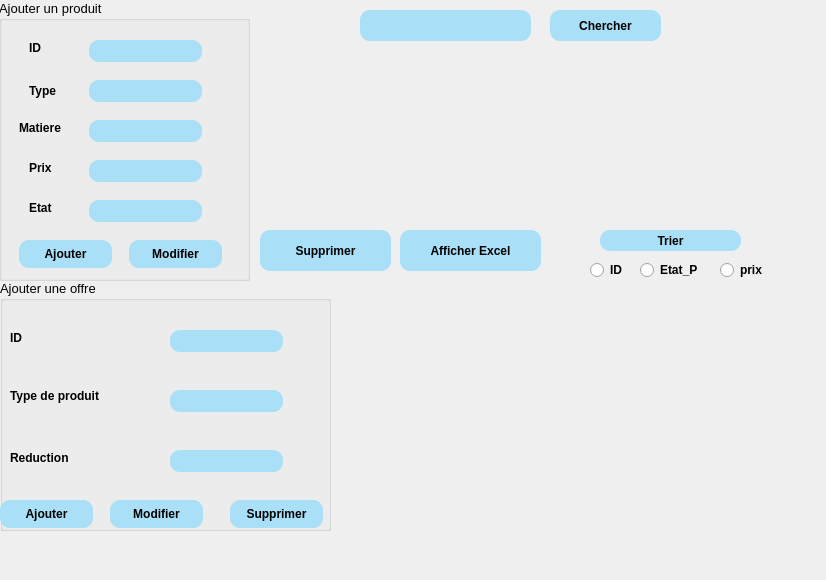
    <widget class="QWidget" name="tab_3">
     <property name="styleSheet">
      <string notr="true">#tab_3{
background-image:url(D:/Esprit/c++/projectC++/integration/Smart_Dry_Cleaner_2A2/image/BG.png);
}</string>
     </property>
     <attribute name="title">
      <string>Les Produits</string>
     </attribute>
     <widget class="QRadioButton" name="etat_radio_butt">
      <property name="geometry">
       <rect>
        <x>640</x>
        <y>260</y>
        <width>71</width>
        <height>20</height>
       </rect>
      </property>
      <property name="font">
       <font>
        <pointsize>9</pointsize>
        <italic>false</italic>
        <bold>true</bold>
       </font>
      </property>
      <property name="text">
       <string>Etat_P</string>
      </property>
     </widget>
     <widget class="QPushButton" name="pushButton_5">
      <property name="geometry">
       <rect>
        <x>550</x>
        <y>10</y>
        <width>111</width>
        <height>31</height>
       </rect>
      </property>
      <property name="font">
       <font>
        <pointsize>9</pointsize>
        <italic>false</italic>
        <bold>true</bold>
       </font>
      </property>
      <property name="styleSheet">
       <string notr="true">background-color: rgb(169, 223, 247);
color:rgb(0,0,0);
border-radius:10px;</string>
      </property>
      <property name="text">
       <string>Chercher</string>
      </property>
     </widget>
     <widget class="QRadioButton" name="prix_radio_butt">
      <property name="geometry">
       <rect>
        <x>720</x>
        <y>260</y>
        <width>97</width>
        <height>20</height>
       </rect>
      </property>
      <property name="font">
       <font>
        <pointsize>9</pointsize>
        <italic>false</italic>
        <bold>true</bold>
       </font>
      </property>
      <property name="text">
       <string>prix</string>
      </property>
     </widget>
     <widget class="QPushButton" name="pushButton_14">
      <property name="geometry">
       <rect>
        <x>600</x>
        <y>230</y>
        <width>141</width>
        <height>21</height>
       </rect>
      </property>
      <property name="font">
       <font>
        <pointsize>9</pointsize>
        <italic>false</italic>
        <bold>true</bold>
       </font>
      </property>
      <property name="styleSheet">
       <string notr="true">background-color: rgb(169, 223, 247);
color:rgb(0,0,0);
border-radius:10px;

</string>
      </property>
      <property name="text">
       <string>Trier</string>
      </property>
     </widget>
     <widget class="QTreeView" name="treeView_2">
      <property name="geometry">
       <rect>
        <x>350</x>
        <y>300</y>
        <width>431</width>
        <height>231</height>
       </rect>
      </property>
      <property name="styleSheet">
       <string notr="true">background-color: transparent;</string>
      </property>
     </widget>
     <widget class="QGroupBox" name="groupBox_3">
      <property name="geometry">
       <rect>
        <x>-1</x>
        <y>0</y>
        <width>251</width>
        <height>281</height>
       </rect>
      </property>
      <property name="font">
       <font>
        <pointsize>10</pointsize>
        <italic>false</italic>
        <bold>false</bold>
       </font>
      </property>
      <property name="styleSheet">
       <string notr="true">border-color = rgb(0, 0, 127) ;
border-raduis = 10px;</string>
      </property>
      <property name="title">
       <string>Ajouter un produit</string>
      </property>
      <widget class="QLabel" name="label_7">
       <property name="geometry">
        <rect>
         <x>30</x>
         <y>40</y>
         <width>56</width>
         <height>16</height>
        </rect>
       </property>
       <property name="font">
        <font>
         <pointsize>9</pointsize>
         <bold>true</bold>
        </font>
       </property>
       <property name="text">
        <string>ID</string>
       </property>
      </widget>
      <widget class="QLabel" name="label_8">
       <property name="geometry">
        <rect>
         <x>30</x>
         <y>80</y>
         <width>56</width>
         <height>21</height>
        </rect>
       </property>
       <property name="font">
        <font>
         <pointsize>9</pointsize>
         <bold>true</bold>
        </font>
       </property>
       <property name="text">
        <string>Type</string>
       </property>
      </widget>
      <widget class="QLabel" name="label_9">
       <property name="geometry">
        <rect>
         <x>20</x>
         <y>120</y>
         <width>61</width>
         <height>16</height>
        </rect>
       </property>
       <property name="font">
        <font>
         <pointsize>9</pointsize>
         <bold>true</bold>
        </font>
       </property>
       <property name="text">
        <string>Matiere</string>
       </property>
      </widget>
      <widget class="QLabel" name="label_10">
       <property name="geometry">
        <rect>
         <x>30</x>
         <y>160</y>
         <width>56</width>
         <height>16</height>
        </rect>
       </property>
       <property name="font">
        <font>
         <pointsize>9</pointsize>
         <bold>true</bold>
        </font>
       </property>
       <property name="text">
        <string>Prix</string>
       </property>
      </widget>
      <widget class="QLabel" name="label_11">
       <property name="geometry">
        <rect>
         <x>30</x>
         <y>200</y>
         <width>56</width>
         <height>16</height>
        </rect>
       </property>
       <property name="font">
        <font>
         <pointsize>9</pointsize>
         <bold>true</bold>
        </font>
       </property>
       <property name="text">
        <string>Etat</string>
       </property>
      </widget>
      <widget class="QLineEdit" name="id_prod">
       <property name="geometry">
        <rect>
         <x>90</x>
         <y>40</y>
         <width>113</width>
         <height>22</height>
        </rect>
       </property>
       <property name="styleSheet">
        <string notr="true">background-color: rgb(169, 223, 247);
color:rgb(0,0,0);
border-radius:10px;

</string>
       </property>
       <property name="text">
        <string/>
       </property>
      </widget>
      <widget class="QLineEdit" name="type_prod">
       <property name="geometry">
        <rect>
         <x>90</x>
         <y>80</y>
         <width>113</width>
         <height>22</height>
        </rect>
       </property>
       <property name="styleSheet">
        <string notr="true">background-color: rgb(169, 223, 247);
color:rgb(0,0,0);

color: rgb(0, 85, 0);

border-radius:10px;
width: 0px;
height: 8000px;</string>
       </property>
      </widget>
      <widget class="QLineEdit" name="matiere_prod">
       <property name="geometry">
        <rect>
         <x>90</x>
         <y>120</y>
         <width>113</width>
         <height>22</height>
        </rect>
       </property>
       <property name="styleSheet">
        <string notr="true">background-color: rgb(169, 223, 247);
color:rgb(0,0,0);

color: rgb(0, 85, 0);

border-radius:10px;
width: 0px;
height: 8000px;
</string>
       </property>
      </widget>
      <widget class="QLineEdit" name="prix_prod">
       <property name="geometry">
        <rect>
         <x>90</x>
         <y>160</y>
         <width>113</width>
         <height>22</height>
        </rect>
       </property>
       <property name="styleSheet">
        <string notr="true">background-color: rgb(169, 223, 247);
color:rgb(0,0,0);

color: rgb(0, 85, 0);

border-radius:10px;
width: 0px;
height: 8000px;</string>
       </property>
      </widget>
      <widget class="QLineEdit" name="etat_prod">
       <property name="geometry">
        <rect>
         <x>90</x>
         <y>200</y>
         <width>113</width>
         <height>22</height>
        </rect>
       </property>
       <property name="styleSheet">
        <string notr="true">background-color: rgb(169, 223, 247);
color:rgb(0,0,0);

color: rgb(0, 85, 0);

border-radius:10px;
width: 0px;
height: 8000px;</string>
       </property>
      </widget>
      <widget class="QPushButton" name="pushButton_2">
       <property name="geometry">
        <rect>
         <x>20</x>
         <y>240</y>
         <width>93</width>
         <height>28</height>
        </rect>
       </property>
       <property name="font">
        <font>
         <pointsize>9</pointsize>
         <bold>true</bold>
        </font>
       </property>
       <property name="styleSheet">
        <string notr="true">background-color: rgb(169, 223, 247);
color:rgb(0,0,0);
border-radius:10px;</string>
       </property>
       <property name="text">
        <string>Ajouter</string>
       </property>
      </widget>
      <widget class="QPushButton" name="pushButton_6">
       <property name="geometry">
        <rect>
         <x>130</x>
         <y>240</y>
         <width>93</width>
         <height>28</height>
        </rect>
       </property>
       <property name="font">
        <font>
         <pointsize>9</pointsize>
         <italic>false</italic>
         <bold>true</bold>
        </font>
       </property>
       <property name="styleSheet">
        <string notr="true">background-color: rgb(169, 223, 247);
color:rgb(0,0,0);
border-radius:10px;</string>
       </property>
       <property name="text">
        <string>Modifier</string>
       </property>
      </widget>
     </widget>
     <widget class="QLineEdit" name="recherche_prod">
      <property name="geometry">
       <rect>
        <x>360</x>
        <y>10</y>
        <width>171</width>
        <height>31</height>
       </rect>
      </property>
      <property name="font">
       <font>
        <pointsize>10</pointsize>
        <italic>false</italic>
        <bold>true</bold>
        <underline>false</underline>
        <strikeout>false</strikeout>
        <kerning>true</kerning>
       </font>
      </property>
      <property name="styleSheet">
       <string notr="true">background-color: rgb(169, 223, 247);

border-color:rgb(0,129,233);

border-radius:10px;
width: 0px;
height: 8000px;</string>
      </property>
      <property name="text">
       <string/>
      </property>
     </widget>
     <widget class="QGroupBox" name="groupBox_5">
      <property name="geometry">
       <rect>
        <x>0</x>
        <y>280</y>
        <width>331</width>
        <height>251</height>
       </rect>
      </property>
      <property name="font">
       <font>
        <pointsize>10</pointsize>
        <italic>false</italic>
        <bold>false</bold>
       </font>
      </property>
      <property name="title">
       <string>Ajouter une offre</string>
      </property>
      <widget class="QLabel" name="label_12">
       <property name="geometry">
        <rect>
         <x>10</x>
         <y>50</y>
         <width>56</width>
         <height>16</height>
        </rect>
       </property>
       <property name="font">
        <font>
         <pointsize>9</pointsize>
         <italic>false</italic>
         <bold>true</bold>
        </font>
       </property>
       <property name="text">
        <string>ID</string>
       </property>
      </widget>
      <widget class="QLabel" name="label_13">
       <property name="geometry">
        <rect>
         <x>10</x>
         <y>170</y>
         <width>91</width>
         <height>16</height>
        </rect>
       </property>
       <property name="font">
        <font>
         <pointsize>9</pointsize>
         <italic>false</italic>
         <bold>true</bold>
        </font>
       </property>
       <property name="text">
        <string>Reduction</string>
       </property>
      </widget>
      <widget class="QLabel" name="label_14">
       <property name="geometry">
        <rect>
         <x>10</x>
         <y>100</y>
         <width>161</width>
         <height>31</height>
        </rect>
       </property>
       <property name="font">
        <font>
         <pointsize>9</pointsize>
         <italic>false</italic>
         <bold>true</bold>
        </font>
       </property>
       <property name="text">
        <string>Type de produit</string>
       </property>
      </widget>
      <widget class="QLineEdit" name="id_offre">
       <property name="geometry">
        <rect>
         <x>170</x>
         <y>50</y>
         <width>113</width>
         <height>22</height>
        </rect>
       </property>
       <property name="styleSheet">
        <string notr="true">background-color: rgb(169, 223, 247);
color:rgb(0,0,0);

color: rgb(0, 85, 0);

border-radius:10px;
width: 0px;
height: 8000px;</string>
       </property>
      </widget>
      <widget class="QLineEdit" name="type_offre">
       <property name="geometry">
        <rect>
         <x>170</x>
         <y>110</y>
         <width>113</width>
         <height>22</height>
        </rect>
       </property>
       <property name="styleSheet">
        <string notr="true">background-color: rgb(169, 223, 247);
color:rgb(0,0,0);

color: rgb(0, 85, 0);

border-radius:10px;
width: 0px;
height: 8000px;</string>
       </property>
      </widget>
      <widget class="QLineEdit" name="reduc_offre">
       <property name="geometry">
        <rect>
         <x>170</x>
         <y>170</y>
         <width>113</width>
         <height>22</height>
        </rect>
       </property>
       <property name="styleSheet">
        <string notr="true">background-color: rgb(169, 223, 247);
color:rgb(0,0,0);

color: rgb(0, 85, 0);

border-radius:10px;
width: 0px;
height: 8000px;</string>
       </property>
      </widget>
      <widget class="QPushButton" name="pushButton">
       <property name="geometry">
        <rect>
         <x>0</x>
         <y>220</y>
         <width>93</width>
         <height>28</height>
        </rect>
       </property>
       <property name="font">
        <font>
         <pointsize>9</pointsize>
         <italic>false</italic>
         <bold>true</bold>
        </font>
       </property>
       <property name="styleSheet">
        <string notr="true">background-color: rgb(169, 223, 247);
color:rgb(0,0,0);
border-radius:10px;</string>
       </property>
       <property name="text">
        <string>Ajouter</string>
       </property>
      </widget>
      <widget class="QPushButton" name="pushButton_3">
       <property name="geometry">
        <rect>
         <x>110</x>
         <y>220</y>
         <width>93</width>
         <height>28</height>
        </rect>
       </property>
       <property name="font">
        <font>
         <pointsize>9</pointsize>
         <italic>false</italic>
         <bold>true</bold>
        </font>
       </property>
       <property name="styleSheet">
        <string notr="true">background-color: rgb(169, 223, 247);
color:rgb(0,0,0);
border-radius:10px;</string>
       </property>
       <property name="text">
        <string>Modifier</string>
       </property>
      </widget>
      <widget class="QPushButton" name="pushButton_4">
       <property name="geometry">
        <rect>
         <x>230</x>
         <y>220</y>
         <width>93</width>
         <height>28</height>
        </rect>
       </property>
       <property name="font">
        <font>
         <pointsize>9</pointsize>
         <italic>false</italic>
         <bold>true</bold>
        </font>
       </property>
       <property name="styleSheet">
        <string notr="true">background-color: rgb(169, 223, 247);
color:rgb(0,0,0);
border-radius:10px;</string>
       </property>
       <property name="text">
        <string>Supprimer</string>
       </property>
      </widget>
     </widget>
     <widget class="QPushButton" name="pushButton_15">
      <property name="geometry">
       <rect>
        <x>400</x>
        <y>230</y>
        <width>141</width>
        <height>41</height>
       </rect>
      </property>
      <property name="font">
       <font>
        <pointsize>9</pointsize>
        <bold>true</bold>
       </font>
      </property>
      <property name="styleSheet">
       <string notr="true">background-color: rgb(169, 223, 247);
color:rgb(0,0,0);
border-radius:10px;</string>
      </property>
      <property name="text">
       <string>Afficher Excel</string>
      </property>
     </widget>
     <widget class="QTreeView" name="treeView">
      <property name="geometry">
       <rect>
        <x>270</x>
        <y>50</y>
        <width>511</width>
        <height>161</height>
       </rect>
      </property>
      <property name="font">
       <font>
        <pointsize>9</pointsize>
        <italic>false</italic>
        <bold>false</bold>
        <kerning>true</kerning>
       </font>
      </property>
      <property name="styleSheet">
       <string notr="true">background-color: transparent;
border-color: transparent;</string>
      </property>
     </widget>
     <widget class="QPushButton" name="pushButton_7">
      <property name="geometry">
       <rect>
        <x>260</x>
        <y>230</y>
        <width>131</width>
        <height>41</height>
       </rect>
      </property>
      <property name="font">
       <font>
        <pointsize>9</pointsize>
        <italic>false</italic>
        <bold>true</bold>
       </font>
      </property>
      <property name="styleSheet">
       <string notr="true">background-color: rgb(169, 223, 247);
color:rgb(0,0,0);
border-radius:10px;border-raduis=10px</string>
      </property>
      <property name="text">
       <string>Supprimer</string>
      </property>
     </widget>
     <widget class="QRadioButton" name="id_radio_butt">
      <property name="geometry">
       <rect>
        <x>590</x>
        <y>260</y>
        <width>41</width>
        <height>20</height>
       </rect>
      </property>
      <property name="font">
       <font>
        <pointsize>9</pointsize>
        <italic>false</italic>
        <bold>true</bold>
       </font>
      </property>
      <property name="text">
       <string>ID</string>
      </property>
     </widget>
     <widget class="QLabel" name="label_17">
      <property name="geometry">
       <rect>
        <x>-5</x>
        <y>-5</y>
        <width>791</width>
        <height>571</height>
       </rect>
      </property>
      <property name="styleSheet">
       <string notr="true">background-image:url(C:/Users/rania/OneDrive/Bureau/BG.png);</string>
      </property>
      <property name="text">
       <string/>
      </property>
     </widget>
     <zorder>label_17</zorder>
     <zorder>etat_radio_butt</zorder>
     <zorder>pushButton_5</zorder>
     <zorder>prix_radio_butt</zorder>
     <zorder>pushButton_14</zorder>
     <zorder>treeView_2</zorder>
     <zorder>groupBox_3</zorder>
     <zorder>recherche_prod</zorder>
     <zorder>groupBox_5</zorder>
     <zorder>pushButton_15</zorder>
     <zorder>treeView</zorder>
     <zorder>pushButton_7</zorder>
     <zorder>id_radio_butt</zorder>
    </widget>
